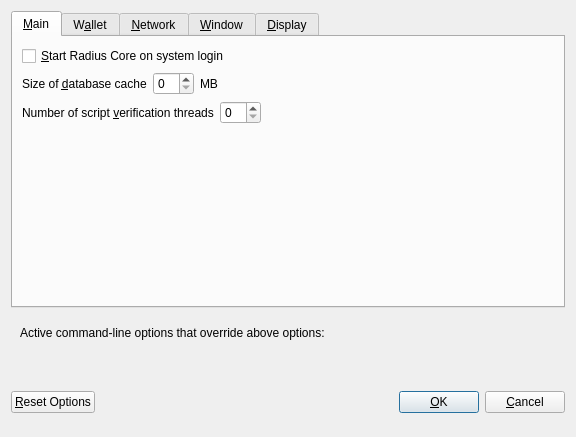
<?xml version="1.0" encoding="UTF-8"?>
<ui version="4.0">
 <class>OptionsDialog</class>
 <widget class="QDialog" name="OptionsDialog">
  <property name="geometry">
   <rect>
    <x>0</x>
    <y>0</y>
    <width>576</width>
    <height>402</height>
   </rect>
  </property>
  <property name="windowTitle">
   <string>Options</string>
  </property>
  <property name="modal">
   <bool>true</bool>
  </property>
  <layout class="QVBoxLayout" name="verticalLayout">
   <item>
    <widget class="QTabWidget" name="tabWidget">
     <property name="currentIndex">
      <number>0</number>
     </property>
     <widget class="QWidget" name="tabMain">
      <attribute name="title">
       <string>&amp;Main</string>
      </attribute>
      <layout class="QVBoxLayout" name="verticalLayout_Main">
       <item>
        <widget class="QCheckBox" name="bitcoinAtStartup">
         <property name="toolTip">
          <string>Automatically start Radius Core after logging in to the system.</string>
         </property>
         <property name="text">
          <string>&amp;Start Radius Core on system login</string>
         </property>
        </widget>
       </item>
       <item>
        <layout class="QHBoxLayout" name="horizontalLayout_2_Main">
         <item>
          <widget class="QLabel" name="databaseCacheLabel">
           <property name="text">
            <string>Size of &amp;database cache</string>
           </property>
           <property name="textFormat">
            <enum>Qt::PlainText</enum>
           </property>
           <property name="buddy">
            <cstring>databaseCache</cstring>
           </property>
          </widget>
         </item>
         <item>
          <widget class="QSpinBox" name="databaseCache"/>
         </item>
         <item>
          <widget class="QLabel" name="databaseCacheUnitLabel">
           <property name="text">
            <string>MB</string>
           </property>
           <property name="textFormat">
            <enum>Qt::PlainText</enum>
           </property>
          </widget>
         </item>
         <item>
          <spacer name="horizontalSpacer_2_Main">
           <property name="orientation">
            <enum>Qt::Horizontal</enum>
           </property>
           <property name="sizeHint" stdset="0">
            <size>
             <width>40</width>
             <height>20</height>
            </size>
           </property>
          </spacer>
         </item>
        </layout>
       </item>
       <item>
        <layout class="QHBoxLayout" name="horizontalLayout_3_Main">
         <item>
          <widget class="QLabel" name="threadsScriptVerifLabel">
           <property name="text">
            <string>Number of script &amp;verification threads</string>
           </property>
           <property name="textFormat">
            <enum>Qt::PlainText</enum>
           </property>
           <property name="buddy">
            <cstring>threadsScriptVerif</cstring>
           </property>
          </widget>
         </item>
         <item>
          <widget class="QSpinBox" name="threadsScriptVerif">
           <property name="toolTip">
            <string>(0 = auto, &lt;0 = leave that many cores free)</string>
           </property>
          </widget>
         </item>
         <item>
          <spacer name="horizontalSpacer_3_Main">
           <property name="orientation">
            <enum>Qt::Horizontal</enum>
           </property>
           <property name="sizeHint" stdset="0">
            <size>
             <width>40</width>
             <height>20</height>
            </size>
           </property>
          </spacer>
         </item>
        </layout>
       </item>
       <item>
        <spacer name="verticalSpacer_Main">
         <property name="orientation">
          <enum>Qt::Vertical</enum>
         </property>
         <property name="sizeHint" stdset="0">
          <size>
           <width>20</width>
           <height>40</height>
          </size>
         </property>
        </spacer>
       </item>
      </layout>
     </widget>
     <widget class="QWidget" name="tabWallet">
      <attribute name="title">
       <string>W&amp;allet</string>
      </attribute>
      <layout class="QVBoxLayout" name="verticalLayout_Wallet">
       <item>
        <widget class="QGroupBox" name="groupBox">
         <property name="title">
          <string>Expert</string>
         </property>
         <layout class="QVBoxLayout" name="verticalLayout_2">
          <item>
           <widget class="QCheckBox" name="coinControlFeatures">
            <property name="toolTip">
             <string>Whether to show coin control features or not.</string>
            </property>
            <property name="text">
             <string>Enable coin &amp;control features</string>
            </property>
           </widget>
          </item>
          <item>
           <widget class="QCheckBox" name="showMasternodesTab">
            <property name="toolTip">
             <string>Show additional tab listing all your masternodes in first sub-tab&lt;br/&gt;and all masternodes on the network in second sub-tab.</string>
            </property>
            <property name="text">
             <string>Show Masternodes Tab</string>
            </property>
           </widget>
          </item>
          <item>
           <widget class="QCheckBox" name="showAdvancedPSUI">
            <property name="toolTip">
             <string>Show additional information and buttons for PrivateSend on overview screen.</string>
            </property>
            <property name="text">
             <string>Enable advanced PrivateSend interface</string>
            </property>
           </widget>
          </item>
          <item>
           <widget class="QCheckBox" name="lowKeysWarning">
            <property name="toolTip">
             <string>Show warning dialog when PrivateSend detects that wallet has very low number of keys left.</string>
            </property>
            <property name="text">
             <string>Warn if PrivateSend is running out of keys</string>
            </property>
           </widget>
          </item>
          <item>
           <widget class="QCheckBox" name="privateSendMultiSession">
            <property name="toolTip">
             <string>Whether to use experimental PrivateSend mode with multiple mixing sessions per block.&lt;br/&gt;Note: You must use this feature carefully.&lt;br/&gt;Make sure you always have recent wallet (auto)backup in a safe place!</string>
            </property>
            <property name="text">
             <string>Enable PrivateSend &amp;multi-session</string>
            </property>
           </widget>
          </item>
          <item>
           <widget class="QCheckBox" name="spendZeroConfChange">
            <property name="toolTip">
             <string>If you disable the spending of unconfirmed change, the change from a transaction&lt;br/&gt;cannot be used until that transaction has at least one confirmation.&lt;br/&gt;This also affects how your balance is computed.</string>
            </property>
            <property name="text">
             <string>&amp;Spend unconfirmed change</string>
            </property>
           </widget>
          </item>
         </layout>
        </widget>
       </item>
       <item>
        <layout class="QHBoxLayout" name="horizontalLayout_4_Wallet">
         <item>
          <widget class="QLabel" name="label">
           <property name="toolTip">
            <string>This setting determines the amount of individual masternodes that an input will be anonymized through.&lt;br/&gt;More rounds of anonymization gives a higher degree of privacy, but also costs more in fees.</string>
           </property>
           <property name="text">
            <string>PrivateSend rounds to use</string>
           </property>
          </widget>
         </item>
         <item>
          <widget class="QSpinBox" name="privateSendRounds">
           <property name="minimum">
            <number>2</number>
           </property>
           <property name="maximum">
            <number>8</number>
           </property>
           <property name="value">
            <number>4</number>
           </property>
          </widget>
         </item>
        </layout>
       </item>
       <item>
        <layout class="QHBoxLayout" name="horizontalLayout">
         <item>
          <widget class="QLabel" name="label_2">
           <property name="toolTip">
            <string>This amount acts as a threshold to turn off PrivateSend once it's reached.</string>
           </property>
           <property name="statusTip">
            <string notr="true"/>
           </property>
           <property name="whatsThis">
            <string notr="true"/>
           </property>
           <property name="accessibleName">
            <string notr="true"/>
           </property>
           <property name="accessibleDescription">
            <string notr="true"/>
           </property>
           <property name="text">
            <string>Amount of Radius to keep anonymized</string>
           </property>
          </widget>
         </item>
         <item>
          <widget class="QSpinBox" name="privateSendAmount">
           <property name="minimum">
            <number>2</number>
           </property>
           <property name="maximum">
            <number>2000</number>
           </property>
           <property name="singleStep">
            <number>10</number>
           </property>
           <property name="value">
            <number>1000</number>
           </property>
          </widget>
         </item>
        </layout>
       </item>
       <item>
        <spacer name="verticalSpacer_Wallet">
         <property name="orientation">
          <enum>Qt::Vertical</enum>
         </property>
         <property name="sizeHint" stdset="0">
          <size>
           <width>20</width>
           <height>40</height>
          </size>
         </property>
        </spacer>
       </item>
      </layout>
     </widget>
     <widget class="QWidget" name="tabNetwork">
      <attribute name="title">
       <string>&amp;Network</string>
      </attribute>
      <layout class="QVBoxLayout" name="verticalLayout_Network">
       <item>
        <widget class="QCheckBox" name="mapPortUpnp">
         <property name="toolTip">
          <string>Automatically open the Radius Core client port on the router. This only works when your router supports UPnP and it is enabled.</string>
         </property>
         <property name="text">
          <string>Map port using &amp;UPnP</string>
         </property>
        </widget>
       </item>
       <item>
        <widget class="QCheckBox" name="allowIncoming">
         <property name="toolTip">
          <string>Accept connections from outside</string>
         </property>
         <property name="text">
          <string>Allow incoming connections</string>
         </property>
        </widget>
       </item>
       <item>
        <widget class="QCheckBox" name="connectSocks">
         <property name="toolTip">
          <string>Connect to the Radius network through a SOCKS5 proxy.</string>
         </property>
         <property name="text">
          <string>&amp;Connect through SOCKS5 proxy (default proxy):</string>
         </property>
        </widget>
       </item>
       <item>
        <layout class="QHBoxLayout" name="horizontalLayout_1_Network">
         <item>
          <widget class="QLabel" name="proxyIpLabel">
           <property name="text">
            <string>Proxy &amp;IP:</string>
           </property>
           <property name="textFormat">
            <enum>Qt::PlainText</enum>
           </property>
           <property name="buddy">
            <cstring>proxyIp</cstring>
           </property>
          </widget>
         </item>
         <item>
          <widget class="QValidatedLineEdit" name="proxyIp">
           <property name="minimumSize">
            <size>
             <width>140</width>
             <height>0</height>
            </size>
           </property>
           <property name="maximumSize">
            <size>
             <width>140</width>
             <height>16777215</height>
            </size>
           </property>
           <property name="toolTip">
            <string>IP address of the proxy (e.g. IPv4: 127.0.0.1 / IPv6: ::1)</string>
           </property>
          </widget>
         </item>
         <item>
          <widget class="QLabel" name="proxyPortLabel">
           <property name="text">
            <string>&amp;Port:</string>
           </property>
           <property name="textFormat">
            <enum>Qt::PlainText</enum>
           </property>
           <property name="buddy">
            <cstring>proxyPort</cstring>
           </property>
          </widget>
         </item>
         <item>
          <widget class="QLineEdit" name="proxyPort">
           <property name="minimumSize">
            <size>
             <width>55</width>
             <height>0</height>
            </size>
           </property>
           <property name="maximumSize">
            <size>
             <width>55</width>
             <height>16777215</height>
            </size>
           </property>
           <property name="toolTip">
            <string>Port of the proxy (e.g. 9050)</string>
           </property>
          </widget>
         </item>
         <item>
          <spacer name="horizontalSpacer_1_Network">
           <property name="orientation">
            <enum>Qt::Horizontal</enum>
           </property>
           <property name="sizeHint" stdset="0">
            <size>
             <width>40</width>
             <height>20</height>
            </size>
           </property>
          </spacer>
         </item>
        </layout>
       </item>
       <item>
        <layout class="QHBoxLayout" name="horizontalLayout_2_Network">
         <item>
          <widget class="QLabel" name="proxyActiveNets">
           <property name="text">
            <string>Used for reaching peers via:</string>
           </property>
           <property name="textFormat">
            <enum>Qt::PlainText</enum>
           </property>
          </widget>
         </item>
         <item>
          <widget class="QCheckBox" name="proxyReachIPv4">
           <property name="enabled">
            <bool>false</bool>
           </property>
           <property name="toolTip">
            <string>Shows, if the supplied default SOCKS5 proxy is used to reach peers via this network type.</string>
           </property>
           <property name="text">
            <string/>
           </property>
          </widget>
         </item>
         <item>
          <widget class="QLabel" name="proxyReachIPv4Label">
           <property name="text">
            <string>IPv4</string>
           </property>
           <property name="textFormat">
            <enum>Qt::PlainText</enum>
           </property>
          </widget>
         </item>
         <item>
          <widget class="QCheckBox" name="proxyReachIPv6">
           <property name="enabled">
            <bool>false</bool>
           </property>
           <property name="toolTip">
            <string>Shows, if the supplied default SOCKS5 proxy is used to reach peers via this network type.</string>
           </property>
           <property name="text">
            <string/>
           </property>
          </widget>
         </item>
         <item>
          <widget class="QLabel" name="proxyReachIPv6Label">
           <property name="text">
            <string>IPv6</string>
           </property>
           <property name="textFormat">
            <enum>Qt::PlainText</enum>
           </property>
          </widget>
         </item>
         <item>
          <widget class="QCheckBox" name="proxyReachTor">
           <property name="enabled">
            <bool>false</bool>
           </property>
           <property name="toolTip">
            <string>Shows, if the supplied default SOCKS5 proxy is used to reach peers via this network type.</string>
           </property>
           <property name="text">
            <string/>
           </property>
          </widget>
         </item>
         <item>
          <widget class="QLabel" name="proxyReachTorLabel">
           <property name="text">
            <string>Tor</string>
           </property>
           <property name="textFormat">
            <enum>Qt::PlainText</enum>
           </property>
          </widget>
         </item>
         <item>
          <spacer name="horizontalSpacer_2_Network">
           <property name="orientation">
            <enum>Qt::Horizontal</enum>
           </property>
           <property name="sizeHint" stdset="0">
            <size>
             <width>40</width>
             <height>20</height>
            </size>
           </property>
          </spacer>
         </item>
        </layout>
       </item>
       <item>
        <widget class="QCheckBox" name="connectSocksTor">
         <property name="toolTip">
          <string>Connect to the Radius network through a separate SOCKS5 proxy for Tor hidden services.</string>
         </property>
         <property name="text">
          <string>Use separate SOCKS5 proxy to reach peers via Tor hidden services:</string>
         </property>
        </widget>
       </item>
       <item>
        <layout class="QHBoxLayout" name="horizontalLayout_3_Network">
         <item>
          <widget class="QLabel" name="proxyIpTorLabel">
           <property name="text">
            <string>Proxy &amp;IP:</string>
           </property>
           <property name="textFormat">
            <enum>Qt::PlainText</enum>
           </property>
           <property name="buddy">
            <cstring>proxyIpTor</cstring>
           </property>
          </widget>
         </item>
         <item>
          <widget class="QValidatedLineEdit" name="proxyIpTor">
           <property name="minimumSize">
            <size>
             <width>140</width>
             <height>0</height>
            </size>
           </property>
           <property name="maximumSize">
            <size>
             <width>140</width>
             <height>16777215</height>
            </size>
           </property>
           <property name="toolTip">
            <string>IP address of the proxy (e.g. IPv4: 127.0.0.1 / IPv6: ::1)</string>
           </property>
          </widget>
         </item>
         <item>
          <widget class="QLabel" name="proxyPortTorLabel">
           <property name="text">
            <string>&amp;Port:</string>
           </property>
           <property name="textFormat">
            <enum>Qt::PlainText</enum>
           </property>
           <property name="buddy">
            <cstring>proxyPortTor</cstring>
           </property>
          </widget>
         </item>
         <item>
          <widget class="QLineEdit" name="proxyPortTor">
           <property name="minimumSize">
            <size>
             <width>55</width>
             <height>0</height>
            </size>
           </property>
           <property name="maximumSize">
            <size>
             <width>55</width>
             <height>16777215</height>
            </size>
           </property>
           <property name="toolTip">
            <string>Port of the proxy (e.g. 9050)</string>
           </property>
          </widget>
         </item>
         <item>
          <spacer name="horizontalSpacer_4_Network">
           <property name="orientation">
            <enum>Qt::Horizontal</enum>
           </property>
           <property name="sizeHint" stdset="0">
            <size>
             <width>40</width>
             <height>20</height>
            </size>
           </property>
          </spacer>
         </item>
        </layout>
       </item>
       <item>
        <spacer name="verticalSpacer_Network">
         <property name="orientation">
          <enum>Qt::Vertical</enum>
         </property>
         <property name="sizeHint" stdset="0">
          <size>
           <width>20</width>
           <height>40</height>
          </size>
         </property>
        </spacer>
       </item>
      </layout>
     </widget>
     <widget class="QWidget" name="tabWindow">
      <attribute name="title">
       <string>&amp;Window</string>
      </attribute>
      <layout class="QVBoxLayout" name="verticalLayout_Window">
       <item>
        <widget class="QCheckBox" name="hideTrayIcon">
         <property name="toolTip">
          <string>&amp;Hide the icon from the system tray.</string>
         </property>
         <property name="text">
          <string>Hide tray icon</string>
         </property>
        </widget>
       </item>
       <item>
        <widget class="QCheckBox" name="minimizeToTray">
         <property name="toolTip">
          <string>Show only a tray icon after minimizing the window.</string>
         </property>
         <property name="text">
          <string>&amp;Minimize to the tray instead of the taskbar</string>
         </property>
        </widget>
       </item>
       <item>
        <widget class="QCheckBox" name="minimizeOnClose">
         <property name="toolTip">
          <string>Minimize instead of exit the application when the window is closed. When this option is enabled, the application will be closed only after selecting Exit in the menu.</string>
         </property>
         <property name="text">
          <string>M&amp;inimize on close</string>
         </property>
        </widget>
       </item>
       <item>
        <spacer name="verticalSpacer_Window">
         <property name="orientation">
          <enum>Qt::Vertical</enum>
         </property>
         <property name="sizeHint" stdset="0">
          <size>
           <width>20</width>
           <height>40</height>
          </size>
         </property>
        </spacer>
       </item>
      </layout>
     </widget>
     <widget class="QWidget" name="tabDisplay">
      <attribute name="title">
       <string>&amp;Display</string>
      </attribute>
      <layout class="QVBoxLayout" name="verticalLayout_Display">
       <item>
        <layout class="QHBoxLayout" name="horizontalLayout_1_Display">
         <item>
          <widget class="QLabel" name="langLabel">
           <property name="text">
            <string>User Interface &amp;language:</string>
           </property>
           <property name="textFormat">
            <enum>Qt::PlainText</enum>
           </property>
           <property name="buddy">
            <cstring>lang</cstring>
           </property>
          </widget>
         </item>
         <item>
          <widget class="QValueComboBox" name="lang">
           <property name="toolTip">
            <string>The user interface language can be set here. This setting will take effect after restarting Radius Core.</string>
           </property>
          </widget>
         </item>
        </layout>
       </item>
       <item>
        <widget class="QLabel" name="label_3">
         <property name="toolTip">
          <string notr="true"/>
         </property>
         <property name="statusTip">
          <string notr="true"/>
         </property>
         <property name="whatsThis">
          <string notr="true"/>
         </property>
         <property name="accessibleName">
          <string notr="true"/>
         </property>
         <property name="text">
          <string>Language missing or translation incomplete? Help contributing translations here:
https://www.transifex.com/projects/p/radius/</string>
         </property>
         <property name="wordWrap">
          <bool>true</bool>
         </property>
         <property name="openExternalLinks">
          <bool>true</bool>
         </property>
         <property name="textInteractionFlags">
          <set>Qt::TextBrowserInteraction</set>
         </property>
        </widget>
       </item>
       <item>
        <layout class="QHBoxLayout" name="horizontalLayout_4_Display" stretch="0,0">
         <item>
          <widget class="QLabel" name="themeLabel">
           <property name="text">
            <string>User Interface Theme:</string>
           </property>
          </widget>
         </item>
         <item>
          <widget class="QValueComboBox" name="theme"/>
         </item>
        </layout>
       </item>
       <item>
        <widget class="Line" name="line">
         <property name="orientation">
          <enum>Qt::Horizontal</enum>
         </property>
        </widget>
       </item>
       <item>
        <layout class="QHBoxLayout" name="horizontalLayout_2_Display">
         <item>
          <widget class="QLabel" name="unitLabel">
           <property name="text">
            <string>&amp;Unit to show amounts in:</string>
           </property>
           <property name="textFormat">
            <enum>Qt::PlainText</enum>
           </property>
           <property name="buddy">
            <cstring>unit</cstring>
           </property>
          </widget>
         </item>
         <item>
          <widget class="QValueComboBox" name="unit">
           <property name="toolTip">
            <string>Choose the default subdivision unit to show in the interface and when sending coins.</string>
           </property>
          </widget>
         </item>
        </layout>
       </item>
       <item>
        <layout class="QHBoxLayout" name="horizontalLayout_5_Display">
         <item>
          <widget class="QLabel" name="digitsLabel">
           <property name="text">
            <string>Decimal digits</string>
           </property>
          </widget>
         </item>
         <item>
          <widget class="QValueComboBox" name="digits"/>
         </item>
        </layout>
       </item>
       <item>
        <layout class="QHBoxLayout" name="horizontalLayout_3_Display">
         <item>
          <widget class="QLabel" name="thirdPartyTxUrlsLabel">
           <property name="toolTip">
            <string>Third party URLs (e.g. a block explorer) that appear in the transactions tab as context menu items.&lt;br/&gt;%s in the URL is replaced by transaction hash. Multiple URLs are separated by vertical bar |.</string>
           </property>
           <property name="text">
            <string>Third party transaction URLs</string>
           </property>
           <property name="buddy">
            <cstring>thirdPartyTxUrls</cstring>
           </property>
          </widget>
         </item>
         <item>
          <widget class="QLineEdit" name="thirdPartyTxUrls">
           <property name="toolTip">
            <string>Third party URLs (e.g. a block explorer) that appear in the transactions tab as context menu items.&lt;br/&gt;%s in the URL is replaced by transaction hash. Multiple URLs are separated by vertical bar |.</string>
           </property>
          </widget>
         </item>
        </layout>
       </item>
       <item>
        <spacer name="verticalSpacer">
         <property name="orientation">
          <enum>Qt::Vertical</enum>
         </property>
         <property name="sizeHint" stdset="0">
          <size>
           <width>20</width>
           <height>40</height>
          </size>
         </property>
        </spacer>
       </item>
      </layout>
     </widget>
    </widget>
   </item>
   <item>
    <widget class="QFrame" name="frame">
     <layout class="QVBoxLayout" name="verticalLayout_Bottom">
      <item>
       <layout class="QHBoxLayout" name="horizontalLayout_Bottom">
        <item>
         <widget class="QLabel" name="overriddenByCommandLineInfoLabel">
          <property name="text">
           <string>Active command-line options that override above options:</string>
          </property>
          <property name="textFormat">
           <enum>Qt::PlainText</enum>
          </property>
         </widget>
        </item>
        <item>
         <spacer name="horizontalSpacer_Bottom">
          <property name="orientation">
           <enum>Qt::Horizontal</enum>
          </property>
          <property name="sizeHint" stdset="0">
           <size>
            <width>40</width>
            <height>20</height>
           </size>
          </property>
         </spacer>
        </item>
       </layout>
      </item>
      <item>
       <widget class="QLabel" name="overriddenByCommandLineLabel">
        <property name="text">
         <string/>
        </property>
        <property name="textFormat">
         <enum>Qt::PlainText</enum>
        </property>
        <property name="wordWrap">
         <bool>true</bool>
        </property>
       </widget>
      </item>
     </layout>
    </widget>
   </item>
   <item>
    <layout class="QHBoxLayout" name="horizontalLayout_Buttons">
     <item>
      <widget class="QPushButton" name="resetButton">
       <property name="toolTip">
        <string>Reset all client options to default.</string>
       </property>
       <property name="text">
        <string>&amp;Reset Options</string>
       </property>
       <property name="autoDefault">
        <bool>false</bool>
       </property>
      </widget>
     </item>
     <item>
      <spacer name="horizontalSpacer_1">
       <property name="orientation">
        <enum>Qt::Horizontal</enum>
       </property>
       <property name="sizeHint" stdset="0">
        <size>
         <width>40</width>
         <height>48</height>
        </size>
       </property>
      </spacer>
     </item>
     <item>
      <widget class="QLabel" name="statusLabel">
       <property name="minimumSize">
        <size>
         <width>200</width>
         <height>0</height>
        </size>
       </property>
       <property name="font">
        <font>
         <weight>75</weight>
         <bold>true</bold>
        </font>
       </property>
       <property name="text">
        <string/>
       </property>
       <property name="textFormat">
        <enum>Qt::PlainText</enum>
       </property>
       <property name="wordWrap">
        <bool>true</bool>
       </property>
      </widget>
     </item>
     <item>
      <spacer name="horizontalSpacer_2">
       <property name="orientation">
        <enum>Qt::Horizontal</enum>
       </property>
       <property name="sizeHint" stdset="0">
        <size>
         <width>40</width>
         <height>48</height>
        </size>
       </property>
      </spacer>
     </item>
     <item>
      <widget class="QPushButton" name="okButton">
       <property name="text">
        <string>&amp;OK</string>
       </property>
       <property name="autoDefault">
        <bool>false</bool>
       </property>
       <property name="default">
        <bool>true</bool>
       </property>
      </widget>
     </item>
     <item>
      <widget class="QPushButton" name="cancelButton">
       <property name="text">
        <string>&amp;Cancel</string>
       </property>
       <property name="autoDefault">
        <bool>false</bool>
       </property>
      </widget>
     </item>
    </layout>
   </item>
  </layout>
 </widget>
 <customwidgets>
  <customwidget>
   <class>QValidatedLineEdit</class>
   <extends>QLineEdit</extends>
   <header>qvalidatedlineedit.h</header>
  </customwidget>
  <customwidget>
   <class>QValueComboBox</class>
   <extends>QComboBox</extends>
   <header>qvaluecombobox.h</header>
  </customwidget>
 </customwidgets>
 <resources/>
 <connections/>
</ui>
